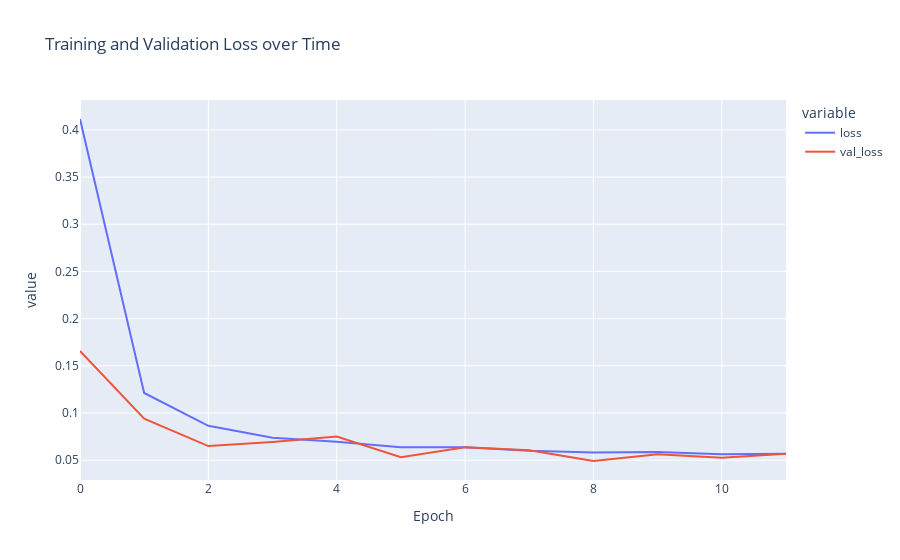

Here is the notebook cell this chart was saved with:
### Code cell
fig = px.line(history.history,
             y=['loss', 'val_loss'],
             labels={'index':'Epoch'},
             title='Training and Validation Loss over Time')

fig.show()

### Figure 1 — Plotly figure (JSON) as saved in the notebook; plotly's stock layout.template omitted (floating-point values rounded to 4 significant figures)
{"data": [{"hovertemplate": "variable=loss<br>Epoch=%{x}<br>value=%{y}<extra></extra>", "legendgroup": "loss", "line": {"color": "#636efa", "dash": "solid"}, "marker": {"symbol": "circle"}, "mode": "lines", "name": "loss", "orientation": "v", "showlegend": true, "type": "scatter", "x": [0, 1, 2, 3, 4, 5, 6, 7, 8, 9, 10, 11], "xaxis": "x", "y": [0.4115, 0.1212, 0.08643, 0.07369, 0.06942, 0.06359, 0.0637, 0.0599, 0.05817, 0.05857, 0.05621, 0.05673], "yaxis": "y"}, {"hovertemplate": "variable=val_loss<br>Epoch=%{x}<br>value=%{y}<extra></extra>", "legendgroup": "val_loss", "line": {"color": "#EF553B", "dash": "solid"}, "marker": {"symbol": "circle"}, "mode": "lines", "name": "val_loss", "orientation": "v", "showlegend": true, "type": "scatter", "x": [0, 1, 2, 3, 4, 5, 6, 7, 8, 9, 10, 11], "xaxis": "x", "y": [0.1657, 0.09397, 0.0649, 0.06927, 0.07501, 0.05304, 0.06368, 0.06051, 0.0491, 0.05634, 0.05246, 0.0567], "yaxis": "y"}], "layout": {"autosize": true, "legend": {"title": {"text": "variable"}, "tracegroupgap": 0}, "title": {"text": "Training and Validation Loss over Time"}, "xaxis": {"anchor": "y", "autorange": true, "domain": [0, 1], "range": [0, 11], "title": {"text": "Epoch"}, "type": "linear"}, "yaxis": {"anchor": "x", "autorange": true, "domain": [0, 1], "range": [0.02897, 0.4317], "title": {"text": "value"}, "type": "linear"}}}
